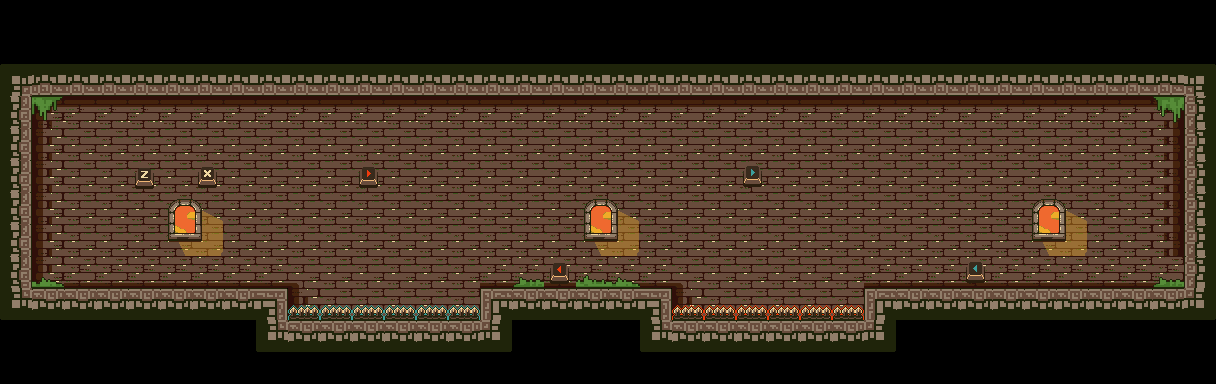

This game map was drawn from its Tiled (.tmx) file and the tilesets committed beside it. A one-line description and the full map source follow:
An orthogonal 38x12 tile map with 32x32 px tiles, 3 tile layers (tl_bg, tl_ground, tl_fg) and 13 objects (2x box, red, blue, spike_blue, spike_red).

<map version="1.9" tiledversion="1.9.0" orientation="orthogonal" renderorder="right-down" width="38" height="12" tilewidth="32" tileheight="32" infinite="0" nextlayerid="13" nextobjectid="58">
 <editorsettings>
  <export target="level1.lua" format="lua" />
 </editorsettings>
 <tileset firstgid="1" name="terrain" tilewidth="32" tileheight="32" tilecount="294" columns="21">
  <image source="../assets/terrain.png" width="672" height="448" />
  <tile id="274">
   <animation>
    <frame tileid="274" duration="100" />
    <frame tileid="275" duration="100" />
    <frame tileid="276" duration="100" />
   </animation>
  </tile>
  <tile id="277">
   <animation>
    <frame tileid="277" duration="100" />
    <frame tileid="278" duration="100" />
    <frame tileid="279" duration="100" />
   </animation>
  </tile>
  <tile id="280">
   <animation>
    <frame tileid="280" duration="100" />
    <frame tileid="281" duration="100" />
    <frame tileid="282" duration="100" />
   </animation>
  </tile>
  <tile id="283">
   <animation>
    <frame tileid="283" duration="100" />
    <frame tileid="284" duration="100" />
    <frame tileid="285" duration="100" />
   </animation>
  </tile>
 </tileset>
 <layer id="2" name="tl_bg" width="38" height="12">
  <data encoding="csv">
0,0,0,0,0,0,0,0,0,0,0,0,0,0,0,0,0,0,0,0,0,0,0,0,0,0,0,0,0,0,0,0,0,0,0,0,0,0,
0,0,0,0,0,0,0,0,0,0,0,0,0,0,0,0,0,0,0,0,0,0,0,0,0,0,0,0,0,0,0,0,0,0,0,0,0,0,
0,0,0,0,0,0,0,0,0,0,0,0,0,0,0,0,0,0,0,0,0,0,0,0,0,0,0,0,0,0,0,0,0,0,0,0,0,0,
0,170,171,171,171,171,171,171,171,171,171,171,171,171,171,171,171,171,171,171,171,171,171,171,171,171,171,171,171,171,171,171,171,171,171,171,172,0,
0,191,192,192,192,192,192,192,192,192,192,192,192,192,192,192,192,192,192,192,192,192,192,192,192,192,192,192,192,192,192,192,192,192,192,192,193,0,
0,191,192,192,192,192,192,192,192,192,192,192,192,192,192,192,192,192,192,192,192,192,192,192,192,192,192,192,192,192,192,192,192,192,192,192,193,0,
0,191,192,192,192,192,192,192,192,192,192,192,192,192,192,192,192,192,192,192,192,192,192,192,192,192,192,192,192,192,192,192,192,192,192,192,193,0,
0,191,192,192,192,192,192,192,192,192,192,192,192,192,192,192,192,192,192,192,192,192,192,192,192,192,192,192,192,192,192,192,192,192,192,192,193,0,
0,191,213,213,213,213,213,213,213,177,192,192,192,192,192,213,213,213,213,213,213,177,192,192,192,192,192,213,213,213,213,213,213,213,213,213,213,0,
0,0,0,0,0,0,0,0,0,191,192,192,192,192,192,192,0,0,0,0,0,191,192,192,192,192,192,192,0,0,0,0,0,0,0,0,0,0,
0,0,0,0,0,0,0,0,0,0,0,0,0,0,0,0,0,0,0,0,0,0,0,0,0,0,0,0,0,0,0,0,0,0,0,0,0,0,
0,0,0,0,0,0,0,0,0,0,0,0,0,0,0,0,0,0,0,0,0,0,0,0,0,0,0,0,0,0,0,0,0,0,0,0,0,0
</data>
 </layer>
 <layer id="1" name="tl_ground" width="38" height="12">
  <data encoding="csv">
0,0,0,0,0,0,0,0,0,0,0,0,0,0,0,0,0,0,0,0,0,0,0,0,0,0,0,0,0,0,0,0,0,0,0,0,0,0,
0,0,0,0,0,0,0,0,0,0,0,0,0,0,0,0,0,0,0,0,0,0,0,0,0,0,0,0,0,0,0,0,0,0,0,0,0,0,
29,66,66,66,66,66,66,66,66,66,66,66,66,66,66,66,66,66,66,66,66,66,66,66,66,66,66,66,66,66,66,66,66,66,66,66,66,30,
46,0,0,0,0,0,0,0,0,0,0,0,0,0,0,0,0,0,0,0,0,0,0,0,0,0,0,0,0,0,0,0,0,0,0,0,0,44,
46,0,0,0,0,0,0,0,0,0,0,0,0,0,0,0,0,0,0,0,0,0,0,0,0,0,0,0,0,0,0,0,0,0,0,0,0,44,
46,0,0,0,0,0,0,0,0,0,0,0,0,0,0,0,0,0,0,0,0,0,0,0,0,0,0,0,0,0,0,0,0,0,0,0,0,44,
46,0,0,0,0,0,0,0,0,0,0,0,0,0,0,0,0,0,0,0,0,0,0,0,0,0,0,0,0,0,0,0,0,0,0,0,0,44,
46,0,0,0,0,0,0,0,0,0,0,0,0,0,0,0,0,0,0,0,0,0,0,0,0,0,0,0,0,0,0,0,0,0,0,0,0,44,
46,0,0,0,0,0,0,0,0,0,0,0,0,0,0,0,0,0,0,0,0,0,0,0,0,0,0,0,0,0,0,0,0,0,0,0,0,44,
50,24,24,24,24,24,24,24,25,230,230,230,230,230,230,23,24,24,24,24,25,231,231,231,231,231,231,23,24,24,24,24,24,24,24,24,24,51,
0,0,0,0,0,0,0,0,50,24,24,24,24,24,24,51,0,0,0,0,50,24,24,24,24,24,24,51,0,0,0,0,0,0,0,0,0,0,
0,0,0,0,0,0,0,0,0,0,0,0,0,0,0,0,0,0,0,0,0,0,0,0,0,0,0,0,0,0,0,0,0,0,0,0,0,0
</data>
 </layer>
 <layer id="3" name="tl_fg" width="38" height="12">
  <data encoding="csv">
0,0,0,0,0,0,0,0,0,0,0,0,0,0,0,0,0,0,0,0,0,0,0,0,0,0,0,0,0,0,0,0,0,0,0,0,0,0,
0,0,0,0,0,0,0,0,0,0,0,0,0,0,0,0,0,0,0,0,0,0,0,0,0,0,0,0,0,0,0,0,0,0,0,0,0,0,
0,0,0,0,0,0,0,0,0,0,0,0,0,0,0,0,0,0,0,0,0,0,0,0,0,0,0,0,0,0,0,0,0,0,0,0,0,0,
0,36,0,0,0,0,0,0,0,0,0,0,0,0,0,0,0,0,0,0,0,0,0,0,0,0,0,0,0,0,0,0,0,0,0,0,34,0,
0,0,0,0,0,0,0,0,0,0,0,0,0,0,0,0,0,0,0,0,0,0,0,0,0,0,0,0,0,0,0,0,0,0,0,0,0,0,
0,0,0,0,284,0,281,0,0,0,0,278,0,0,0,0,0,0,0,0,0,0,0,275,0,0,0,0,0,0,0,0,0,0,0,0,0,0,
0,0,0,0,0,188,189,0,0,0,0,0,0,0,0,0,0,0,188,189,0,0,0,0,0,0,0,0,0,0,0,0,188,189,0,0,0,0,
0,0,0,0,0,209,210,0,0,0,0,0,0,0,0,0,0,0,209,210,0,0,0,0,0,0,0,0,0,0,0,0,209,210,0,0,0,0,
0,145,0,0,0,0,0,0,0,0,0,0,0,0,0,0,143,2147483926,144,145,0,0,0,0,0,0,0,0,0,0,2147483923,0,0,0,0,0,143,0,
0,0,0,0,0,0,0,0,0,0,0,0,0,0,0,0,0,0,0,0,0,0,0,0,0,0,0,0,0,0,0,0,0,0,0,0,0,0,
0,0,0,0,0,0,0,0,0,0,0,0,0,0,0,0,0,0,0,0,0,0,0,0,0,0,0,0,0,0,0,0,0,0,0,0,0,0,
0,0,0,0,0,0,0,0,0,0,0,0,0,0,0,0,0,0,0,0,0,0,0,0,0,0,0,0,0,0,0,0,0,0,0,0,0,0
</data>
 </layer>
 <objectgroup color="#ff5500" id="4" name="obj_ground">
  <object id="38" x="2" y="289" width="283" height="17" />
  <object id="40" x="481" y="290" width="191" height="16.5" />
  <object id="42" x="865" y="289" width="347" height="18.5" />
 </objectgroup>
 <objectgroup color="#aaff00" draworder="index" id="5" name="obj_box">
  <object id="56" template="box.tx" class="box" x="517" y="269.5" />
  <object id="57" template="box.tx" class="box" x="937" y="271" />
 </objectgroup>
 <objectgroup color="#ff0000" id="6" name="obj_player">
  <object id="46" template="player_red.tx" class="red" x="56" y="257" />
  <object id="47" template="player_blue.tx" class="blue" x="87" y="256" />
 </objectgroup>
 <objectgroup color="#ff00ff" draworder="index" id="8" name="obj_spike">
  <object id="54" template="spike_blue.tx" class="spike_blue" x="256" y="308" width="256.5" height="42.5" />
  <object id="55" template="spike_blue.tx" name="spike_red" class="spike_red" x="641.5" y="308" width="253" height="42" />
 </objectgroup>
 <objectgroup color="#55ff00" id="9" name="obj_portal">
  <object id="51" template="portal_red.tx" x="1028.5" y="275.5" width="42" height="12" />
  <object id="52" template="portal_blue.tx" x="1101" y="275" width="42" height="12" />
 </objectgroup>
 <objectgroup color="#ffffff" id="10" name="obj_laser" />
 <objectgroup color="#00557f" id="11" name="obj_switch" />
 <objectgroup color="#aaaaff" id="12" name="obj_wall">
  <object id="43" x="1184" y="67" width="29" height="222" />
  <object id="44" x="2" y="65" width="29" height="224" />
 </objectgroup>
</map>